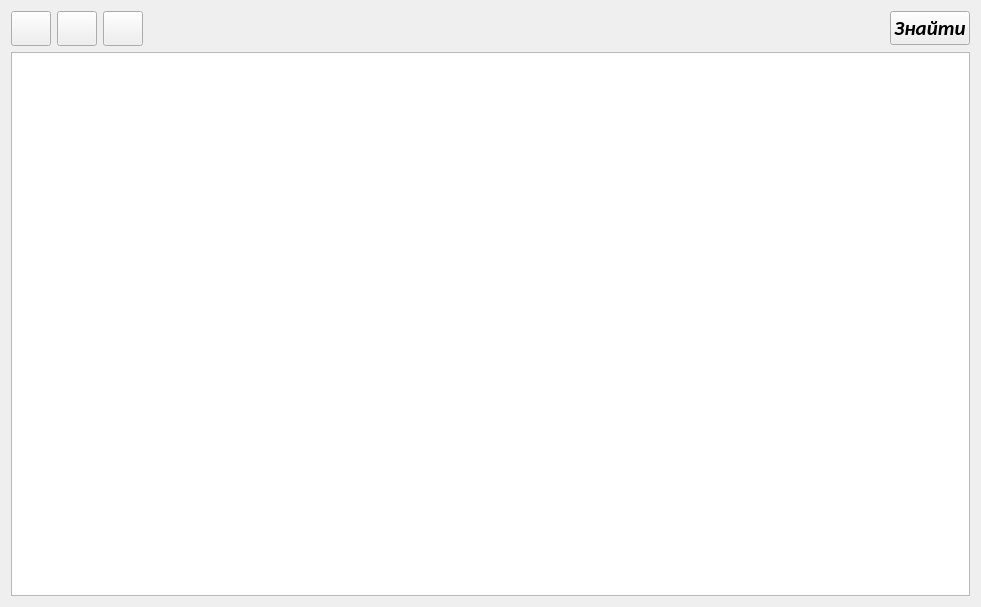
<?xml version="1.0" encoding="UTF-8"?>
<ui version="4.0">
 <class>Products</class>
 <widget class="QWidget" name="Products">
  <property name="geometry">
   <rect>
    <x>0</x>
    <y>0</y>
    <width>981</width>
    <height>607</height>
   </rect>
  </property>
  <property name="windowTitle">
   <string>Form</string>
  </property>
  <layout class="QVBoxLayout" name="verticalLayout">
   <item>
    <layout class="QHBoxLayout" name="horizontalLayout_3">
     <item>
      <widget class="QPushButton" name="btn_add">
       <property name="sizePolicy">
        <sizepolicy hsizetype="Fixed" vsizetype="Fixed">
         <horstretch>0</horstretch>
         <verstretch>0</verstretch>
        </sizepolicy>
       </property>
       <property name="minimumSize">
        <size>
         <width>40</width>
         <height>35</height>
        </size>
       </property>
       <property name="text">
        <string/>
       </property>
       <property name="icon">
        <iconset resource="../recources/all.qrc">
         <normaloff>:/icons/add.png</normaloff>:/icons/add.png</iconset>
       </property>
       <property name="shortcut">
        <string>Ctrl+A</string>
       </property>
      </widget>
     </item>
     <item>
      <widget class="QPushButton" name="btn_del">
       <property name="enabled">
        <bool>true</bool>
       </property>
       <property name="sizePolicy">
        <sizepolicy hsizetype="Fixed" vsizetype="Fixed">
         <horstretch>0</horstretch>
         <verstretch>0</verstretch>
        </sizepolicy>
       </property>
       <property name="minimumSize">
        <size>
         <width>40</width>
         <height>35</height>
        </size>
       </property>
       <property name="text">
        <string/>
       </property>
       <property name="icon">
        <iconset resource="../recources/all.qrc">
         <normaloff>:/icons/delete.png</normaloff>:/icons/delete.png</iconset>
       </property>
       <property name="shortcut">
        <string>Del</string>
       </property>
      </widget>
     </item>
     <item>
      <widget class="QPushButton" name="btn_load">
       <property name="sizePolicy">
        <sizepolicy hsizetype="Fixed" vsizetype="Fixed">
         <horstretch>0</horstretch>
         <verstretch>0</verstretch>
        </sizepolicy>
       </property>
       <property name="minimumSize">
        <size>
         <width>40</width>
         <height>35</height>
        </size>
       </property>
       <property name="text">
        <string/>
       </property>
       <property name="icon">
        <iconset resource="../recources/all.qrc">
         <normaloff>:/icons/open_file.png</normaloff>:/icons/open_file.png</iconset>
       </property>
       <property name="shortcut">
        <string>Ctrl+A</string>
       </property>
      </widget>
     </item>
     <item>
      <spacer name="horizontalSpacer">
       <property name="orientation">
        <enum>Qt::Horizontal</enum>
       </property>
       <property name="sizeType">
        <enum>QSizePolicy::Expanding</enum>
       </property>
       <property name="sizeHint" stdset="0">
        <size>
         <width>40</width>
         <height>20</height>
        </size>
       </property>
      </spacer>
     </item>
     <item>
      <widget class="QPushButton" name="btn_find">
       <property name="font">
        <font>
         <family>Carlito</family>
         <pointsize>16</pointsize>
         <weight>75</weight>
         <italic>true</italic>
         <bold>true</bold>
        </font>
       </property>
       <property name="text">
        <string>Знайти</string>
       </property>
      </widget>
     </item>
    </layout>
   </item>
   <item>
    <layout class="QHBoxLayout" name="horizontalLayout_2">
     <item>
      <widget class="QTableView" name="tableView">
       <property name="font">
        <font>
         <pointsize>16</pointsize>
        </font>
       </property>
       <property name="editTriggers">
        <set>QAbstractItemView::AnyKeyPressed|QAbstractItemView::CurrentChanged|QAbstractItemView::DoubleClicked|QAbstractItemView::EditKeyPressed</set>
       </property>
       <property name="selectionMode">
        <enum>QAbstractItemView::SingleSelection</enum>
       </property>
       <property name="selectionBehavior">
        <enum>QAbstractItemView::SelectItems</enum>
       </property>
      </widget>
     </item>
    </layout>
   </item>
  </layout>
 </widget>
 <resources>
  <include location="../recources/all.qrc"/>
 </resources>
 <connections/>
</ui>
